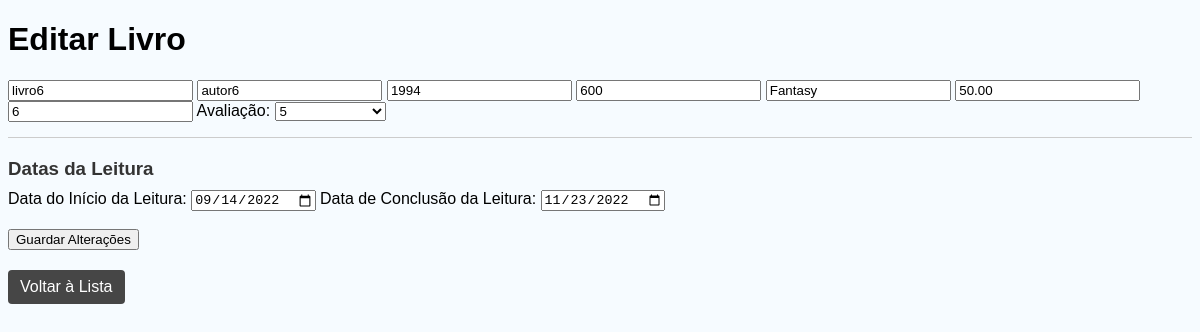
Screenshot of /books/6/edit/ with the database file from the repository.
### livros/models.py (models this page shows, shortened)
class Book(models.Model):
    title = models.CharField(max_length=200)
    author = models.CharField(max_length=100)
    read = models.BooleanField(default=False)
    date_reg = models.DateField(auto_now_add=True)
    date_read = models.DateField(null=True, blank=True)
    date_start = models.DateField(null=True, blank=True)
    ano_publicacao = models.IntegerField(verbose_name="Ano de Publicação")
    preco = models.DecimalField(max_digits=8, decimal_places=2, null=True, blank=True)
    edicao = models.CharField(max_length=100, null=True, blank=True)
    paginas = models.PositiveIntegerField(verbose_name="Número de Páginas")
    tema_principal = models.CharField(max_length=200, verbose_name="Tema Principal")
    AVALIACAO_CHOICES = [(i, str(i)) for i in range(1, 6)]
    avaliacao_pessoal = models.IntegerField(
        choices=AVALIACAO_CHOICES, null=True, blank=True, verbose_name="Avaliação Pessoal"
    )

### livros/views.py (the view, shortened to what this page needs)
# urls.py: path('books/<int:book_id>/edit/', views.edit_book, name='edit_book'),
def edit_book(request, book_id):
    book = get_object_or_404(Book, id=book_id)
    return render(request, "livros/edit_book.html", {"book": book})

### livros/templates/livros/edit_book.html (shortened to what this page needs)
<!DOCTYPE html>
<html lang="en">
<head>
</head>
<body>
   <h1>Editar Livro</h1>
    <form action="{% url 'edit_book' book.id %}" method="post">
        <input type="text" name="title" value="{{ book.title }}" required>
        <input type="text" name="author" value="{{ book.author }}" required>
        <input type="number" name="ano_publicacao" value="{{ book.ano_publicacao }}" placeholder="Ano de Publicação" required>
        <input type="number" name="paginas" value="{{ book.paginas }}" placeholder="Número de Páginas" required>
        <input type="text" name="tema_principal" value="{{ book.tema_principal }}" placeholder="Tema Principal" required>
        <input type="number" step="0.01" name="preco" value="{{ book.preco }}" placeholder="Preço">
        <input type="text" name="edicao" value="{{ book.edicao }}" placeholder="Edição">
        <label for="avaliacao_pessoal">Avaliação:</label>
        <select name="avaliacao_pessoal" id="avaliacao_pessoal">
            {% for i in "12345" %}
                <option value="{{ i }}" {% if book.avaliacao_pessoal|stringformat:"s" == i %}selected{% endif %}>{{ i }}</option>
            {% endfor %}
        </select>
        <hr>
        <h3>Datas da Leitura</h3>
        <label for="date_start">Data do Início da Leitura:</label>
        <input type="date" name="date_start" value="{% if book.date_start %}{{ book.date_start|date:'Y-m-d' }}{% endif %}">
        <label for="date_read">Data de Conclusão da Leitura:</label>
        <input type="date" name="date_read" value="{% if book.date_read %}{{ book.date_read|date:'Y-m-d' }}{% endif %}">
        <br><br>
        <button type="submit">Guardar Alterações</button>
    </form>
    <a href="{% url 'book_list' %}" class="btn-back">Voltar à Lista</a>
</body>
</html>

### livros/templates/livros/edit_book.html (style rules this page uses)
body { font-family: Arial, sans-serif; background: #f6fbffff; }
.btn-back { background-color: #464646ff; color: white; padding: 8px 12px; border-radius: 4px; text-decoration: none; display: inline-block; margin-top: 20px; }
h3 { margin-top: 20px; margin-bottom: 10px; color: #333; }
hr { margin: 15px 0; border: none; border-top: 1px solid #ccc; }

### rows the page displays
Book: title "livro6", author "autor6", ano_publicacao "1994", paginas "600", tema_principal "Fantasy", preco "50.00", edicao "6", avaliacao_pessoal "5", date_start "09/14/2022", date_read "11/23/2022"
